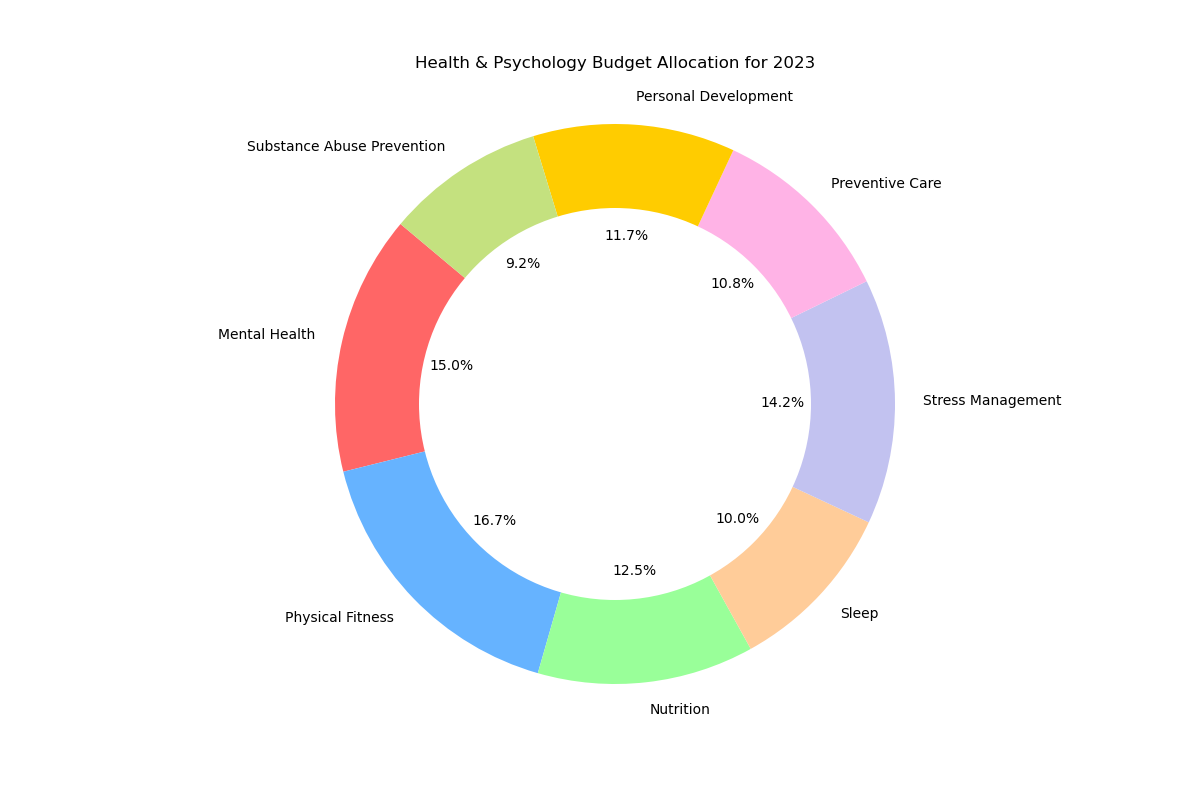

Reproduce this figure in Python.

import matplotlib.pyplot as plt

# Data to plot
categories = ['Mental Health', 'Physical Fitness', 'Nutrition', 'Sleep', 'Stress Management', 'Preventive Care', 'Personal Development', 'Substance Abuse Prevention']
values = [180, 200, 150, 120, 170, 130, 140, 110]
colors = ['#ff6666', '#66b3ff', '#99ff99', '#ffcc99', '#c2c2f0', '#ffb3e6', '#ffcc00', '#c4e17f']

# Create pie chart
plt.figure(figsize=(12, 8))
plt.pie(values, labels=categories, colors=colors, autopct='%1.1f%%', startangle=140)

# Draw a circle at the center of pie to make it look like a donut
centre_circle = plt.Circle((0,0),0.70,fc='white')
fig = plt.gcf()
fig.gca().add_artist(centre_circle)

plt.axis('equal')  # Equal aspect ratio ensures that pie is drawn as a circle.
plt.title('Health & Psychology Budget Allocation for 2023', pad=20)
plt.show()
